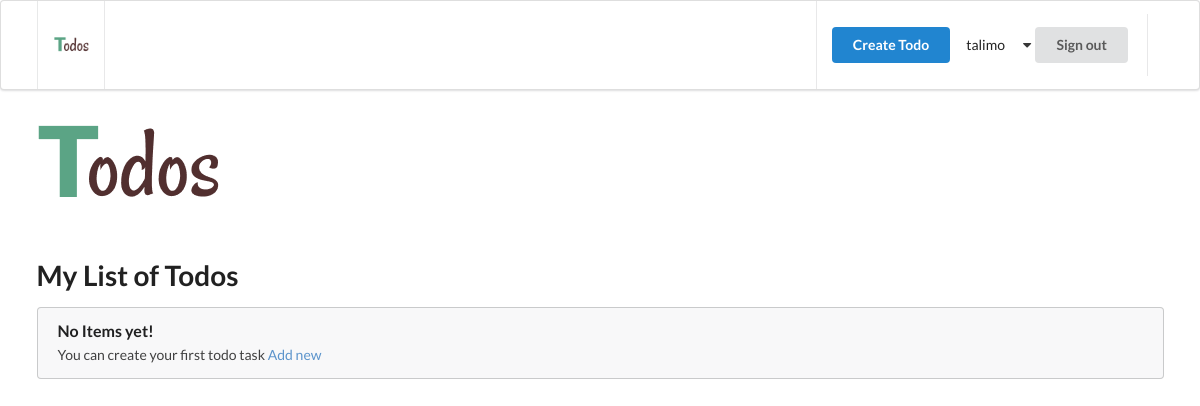
/ (signed in), run on an earlier commit of the app's database.
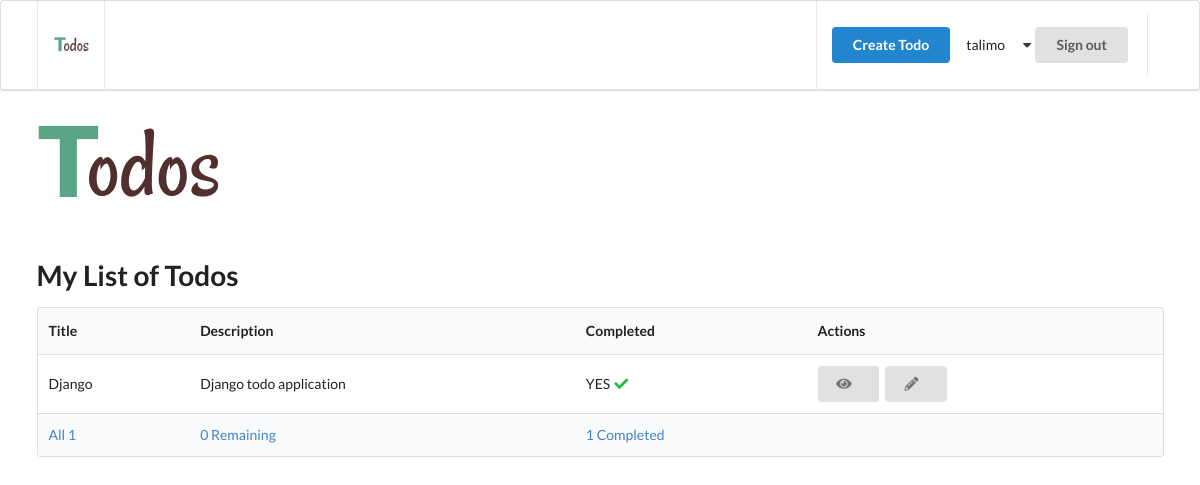
And on a later commit of the database.
### authentication/models.py (models this page shows)
class User(AbstractUser):
    def __str__(self):
        return self.email

### todo/models.py (models this page shows, shortened)
class Todo(TrackingModel):
    title = models.CharField(max_length=255)
    description = models.TextField()
    is_completed = models.BooleanField(default=False)
    owner = models.ForeignKey(to=User, on_delete=models.CASCADE)

### todo/views.py (the view)
# urls.py: path('', views.index, name='home'),
def index(request):
    todos = Todo.objects.filter(owner=request.user)
    completed_count = todos.filter(is_completed=True).count()
    incomplete_count = todos.filter(is_completed=False).count()
    all_count = todos.count()
    context = {'todos': get_showing_todos(request,todos), 'all_count':all_count,
               'completed_count':completed_count,
                'incomplete_count':incomplete_count}
    return render(request, 'todo/index.html', context)

### todo/views.py (called while the page is built)
def get_showing_todos(request, todos):
    if request.GET and request.GET.get('filter'):
        if request.GET.get('filter') == 'complete':
            return todos.filter(is_completed=True)
        if request.GET.get('filter') == 'incomplete':
            return todos.filter(is_completed=False)
    return todos

### todosite/templates/todo/index.html (shortened to what this page needs)
{% extends '_partials/base.html' %}
{% load static %}
{% block content %}
    <img src="{% static 'img/Logo.png' %}" />
    <h1 class="ui header">My List of Todos</h1>
    {% if todos %}
    <table class="ui table">
        <thead>
            <tr>
                <th>Title</th>
                <th>Description</th>
                <th>Completed</th>
                <th>Actions</th>
            </tr>
        </thead>
        <tbody>
            {% for todo in todos %}
            <tr>
                <td>{{todo.title}}</td>
                <td>{{todo.description}}</td>
                <td>
                    {% if todo.is_completed %}
                        YES <i class="check icon green"></i>
                    {% else %}
                        NO
                    {% endif %}
                </td>
                <td>
                    <a href="{% url 'todo' todo.pk %}" class="ui button">
                        <i class="eye icon"></i>
                    </a>
                    <a href="{% url 'todo-edit' todo.pk %}" class="ui button">
                        <i class="pencil icon"></i>
                    </a>
                </td>
            </tr>
            {% endfor %}
        </tbody>
        <tfoot>
            <tr>
                <th>
                    <a href="?filter=all">All {{all_count}}</a>
                </th>
                <th>
                    <a href="?filter=incomplete">{{incomplete_count}} Remaining</a>
                </th>
                <th>
                    <a href="?filter=completed">{{completed_count}} Completed</a>
                </th>
                <th> </th>
            </tr>
        </tfoot>
    </table>
    {% else %}
    <div class="ui message">
        <div class="header">
            No Items yet!
        </div>
        <p>You can create your first todo task <a href="{% url 'create-todo' %}">Add new</a></p>
    </div>
    {% endif %}
{% endblock content %}

### todosite/templates/_partials/base.html (shortened to what this page needs)
<!DOCTYPE html>
<html lang="en">
<head>
    <link rel="stylesheet" href="https://cdnjs.cloudflare.com/ajax/libs/semantic-ui/2.4.1/semantic.min.css" />
</head>
<body>
    <div>
        {% include "_partials/header.html" %}
        <div class="ui container">
            {% block content %}
            {% endblock content %}
        </div>
    </div>
</body>
</html>

### todosite/templates/_partials/header.html (shortened to what this page needs)
{% load static %}
<div class="ui menu">
    <div class="ui container">
        <a href="{% url 'home' %}" class="header item">
            <img class="logo" class="logo" src="{% static 'img/Logo.png' %}" />
        </a>
        <div class="right item">
            {% if request.user.is_authenticated %}
            <a href="{% url 'create-todo' %}" class="ui primary button"> Create Todo</a>
            <div class="ui simple dropodown item">
                {{request.user.username}}  <i class="dropdown icon"></i>
                <div class="menu">
                    <form class="ui large form" method="post" action="{% url 'logout_user' %}">
                        <input class="ui button" type="submit" value="Sign out">
                    </form>
                </div>
            </div>
            {% endif %}
        </div>
    </div>
</div>

What changed in the data, as far as the page shows it:
added Todo: title "Django", description "Django todo application", is_completed "YES"
Also different on the page:
{{ all_count }}: (not shown) → "1"
{{ incomplete_count }}: (not shown) → "0"
{{ completed_count }}: (not shown) → "1"
text no longer shown: "No Items yet! You can create your first todo task Add new"
text now shown: "Title Description Completed Actions All Remaining Completed"
